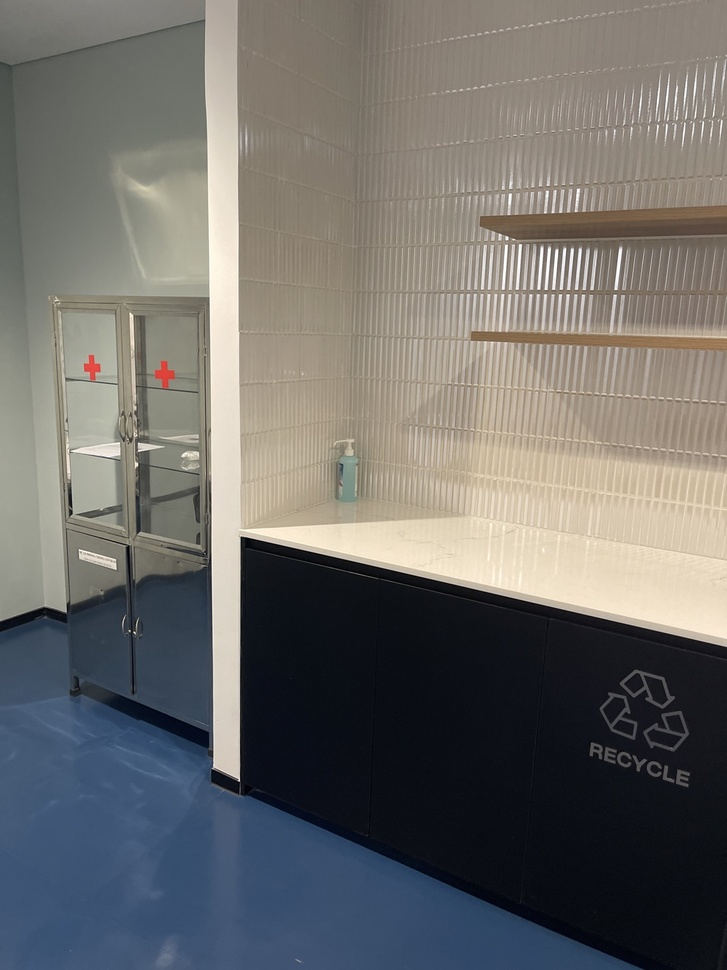
#> input picture data/22032023/09.JPG, 727 x 970 px, shrunk from 1152 x 1536 before the run, found by its file name
$ python roatationMatrixStitching.py
#> lines starting #> are read from the running program, lines starting #| are printed output that depends on the picture
import cv2 as cv
import numpy as np

if __name__ == '__main__':
    img1 = cv.imread('data/2303.1511/09.JPG')
#> img1 is the input picture: shape (970, 727, 3); mean B, G, R 106.1, 108.7, 109.9
    img2 = cv.imread('data/2303.1511/10.JPG')
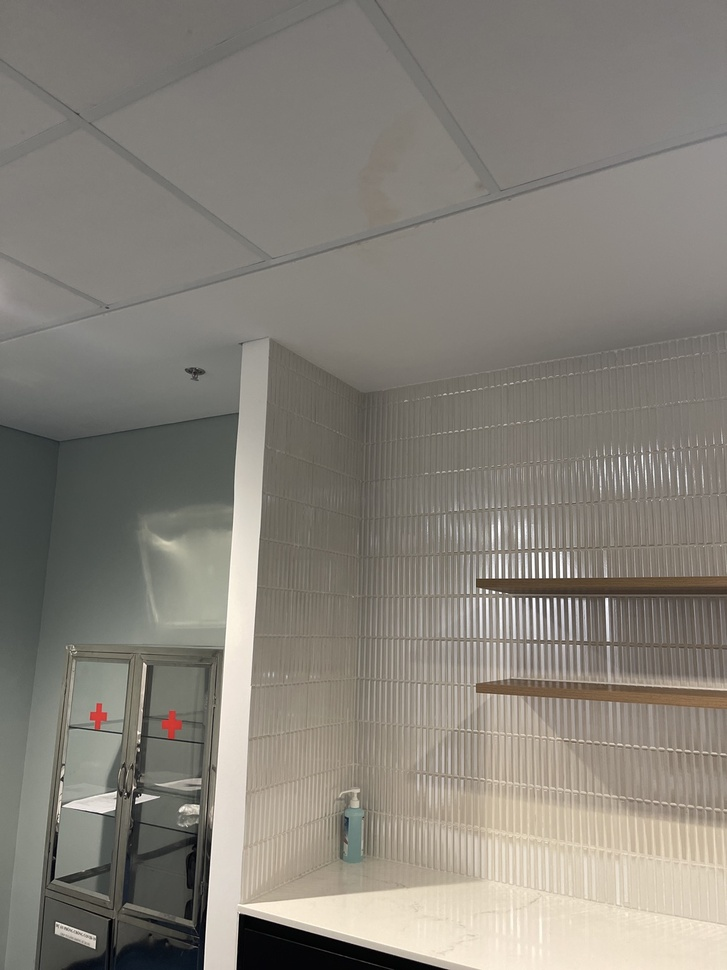
#> input picture data/22032023/10.JPG, 727 x 970 px, shrunk from 1152 x 1536 before the run, found by its file name
#> img2 is the input picture: shape (970, 727, 3); mean B, G, R 121.4, 129.8, 134.4

    cameraMatrix = np.array([[489.09710825, 0., 335.5],
                             [0., 489.09710825, 447.],
                             [0., 0., 1.]])

    R = np.array([[0.9429074, 0.0551263, -0.04662883],
                  [-0.02326928, 0.8150798, -0.56174123],
                  [0.02462351, 0.2714183, 0.8126464]])

    R2 = np.array([[1., 0., 0.],
                    [0., 1., 0.],
                    [0., 0., 1.]])

    H = cameraMatrix.dot(R).dot(np.linalg.inv(cameraMatrix))
    H = H / H[2][2]

    img_stitch = cv.warpPerspective(img2, H, (img2.shape[1], img2.shape[0]))
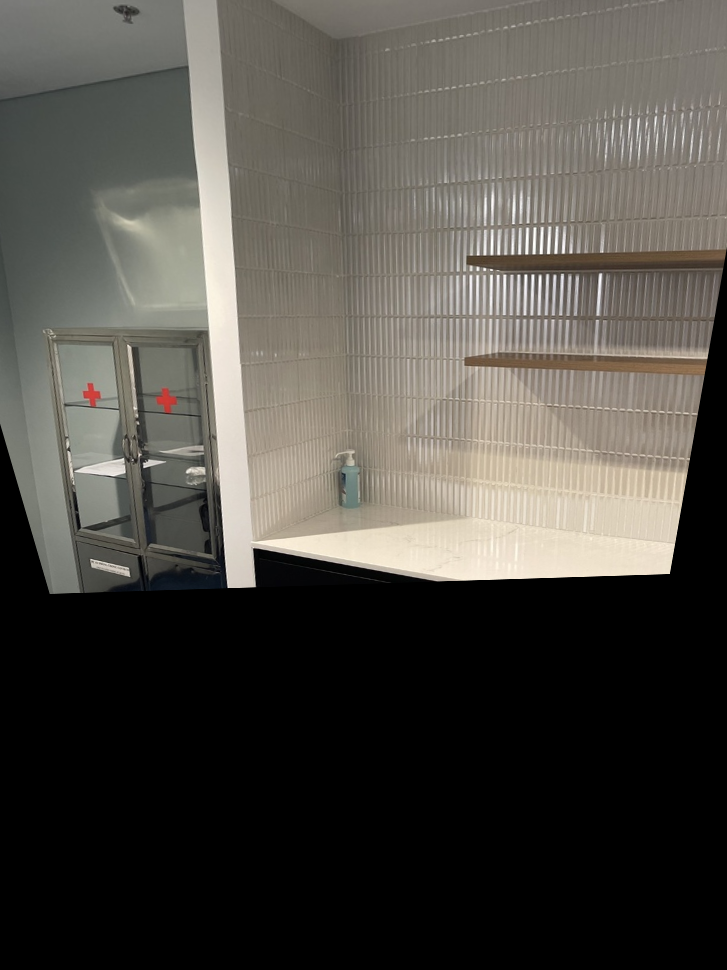
#> img_stitch: shape (970, 727, 3); mean B, G, R 69.5, 75.4, 78.3
    img_stitch[img_stitch.shape[0] - img1.shape[0] : img_stitch.shape[0], img_stitch.shape[1] - img1.shape[1] : img_stitch.shape[1]] = img1

    cv.imwrite("result/rotation.jpg", img_stitch)
